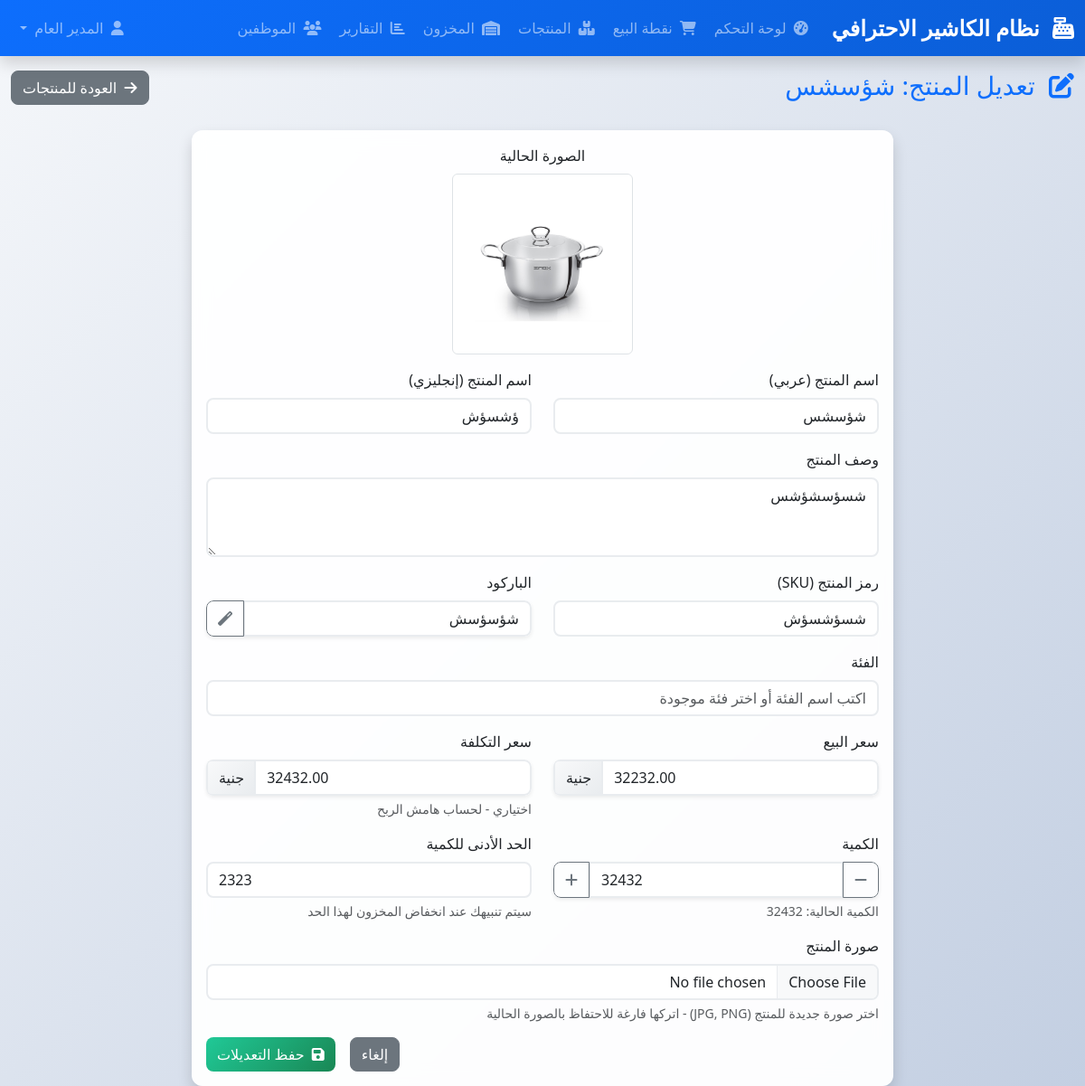
Page /edit_product/1 (signed in) on the committed database.
### models.py (models this page shows, shortened)
class Employee(UserMixin, db.Model):
    id = db.Column(db.Integer, primary_key=True)
    username = db.Column(db.String(64), unique=True, nullable=False)
    email = db.Column(db.String(120), unique=True, nullable=False)
    full_name = db.Column(db.String(100), nullable=False)
    password_hash = db.Column(db.String(256), nullable=False)
    role = db.Column(db.String(20), nullable=False, default='cashier')  # admin, manager, cashier
    is_active = db.Column(db.Boolean, default=True)
    created_at = db.Column(db.DateTime, default=datetime.utcnow)
    sales = db.relationship('Sale', backref='employee', lazy=True)
    def has_permission(self, permission):
        permissions = {
            'admin': ['manage_employees', 'manage_inventory', 'view_reports', 'make_sales', 'manage_products'],
            'manager': ['manage_inventory', 'view_reports', 'make_sales', 'manage_products'],
            'cashier': ['make_sales']
        }
        return permission in permissions.get(self.role, [])

class Product(db.Model):
    id = db.Column(db.Integer, primary_key=True)
    name = db.Column(db.String(200), nullable=False)
    name_ar = db.Column(db.String(200), nullable=False)
    description = db.Column(db.Text)
    barcode = db.Column(db.String(50), unique=True)
    sku = db.Column(db.String(50), unique=True, nullable=False)
    price = db.Column(db.Numeric(10, 2), nullable=False)
    cost_price = db.Column(db.Numeric(10, 2))
    quantity = db.Column(db.Integer, nullable=False, default=0)
    min_quantity = db.Column(db.Integer, default=5)
    image_url = db.Column(db.String(255))
    is_active = db.Column(db.Boolean, default=True)
    created_at = db.Column(db.DateTime, default=datetime.utcnow)
    updated_at = db.Column(db.DateTime, default=datetime.utcnow, onupdate=datetime.utcnow)
    category_id = db.Column(db.Integer, db.ForeignKey('category.id'))
    sale_items = db.relationship('SaleItem', backref='product', lazy=True)
    inventory_movements = db.relationship('InventoryMovement', backref='product', lazy=True)

### routes.py (the view, shortened to what this page needs)
@app.route('/edit_product/<int:product_id>', methods=['GET', 'POST'])
@login_required
def edit_product(product_id):
    if not current_user.has_permission('manage_products'):
        flash('ليس لديك صلاحية لتعديل المنتجات', 'error')
        return redirect(url_for('dashboard'))
    product = Product.query.get_or_404(product_id)
    form = ProductForm(obj=product)
    return render_template('edit_product.html', form=form, product=product)

### app.py (called while the page is built)
@login_manager.user_loader
def load_user(user_id):
    from models import Employee
    return Employee.query.get(int(user_id))

### templates/edit_product.html (shortened to what this page needs)
{% extends "base.html" %}
{% block content %}
<div class="row mb-4">
    <div class="col">
        <h1 class="h3 text-primary">
            <i class="fas fa-edit me-2"></i>
            تعديل المنتج: {{ product.name_ar }}
        </h1>
    </div>
    <div class="col-auto">
        <a href="{{ url_for('products') }}" class="btn btn-secondary">
            <i class="fas fa-arrow-right me-1"></i>
            العودة للمنتجات
        </a>
    </div>
</div>
<div class="row justify-content-center">
    <div class="col-md-8">
        <div class="card">
            <div class="card-body">
                <form method="POST" enctype="multipart/form-data">
                    {% if product.image_url %}
                    <div class="mb-3 text-center">
                        <label class="form-label">الصورة الحالية</label>
                        <br>
                        <img src="{{ product.image_url }}" alt="{{ product.name_ar }}"
                             class="img-thumbnail" style="max-width: 200px; max-height: 200px;">
                    </div>
                    {% endif %}
                    <div class="row">
                        <div class="col-md-6">
                            <div class="mb-3">
                                {{ form.name_ar.label(class="form-label") }}
                                {{ form.name_ar(class="form-control") }}
                            </div>
                        </div>
                        <div class="col-md-6">
                            <div class="mb-3">
                                {{ form.name.label(class="form-label") }}
                                {{ form.name(class="form-control") }}
                            </div>
                        </div>
                    </div>
                    <div class="mb-3">
                        {{ form.description.label(class="form-label") }}
                        {{ form.description(class="form-control", rows="3") }}
                    </div>
                    <div class="row">
                        <div class="col-md-6">
                            <div class="mb-3">
                                {{ form.sku.label(class="form-label") }}
                                {{ form.sku(class="form-control") }}
                            </div>
                        </div>
                        <div class="col-md-6">
                            <div class="mb-3">
                                {{ form.barcode.label(class="form-label") }}
                                <div class="input-group">
                                    {{ form.barcode(class="form-control", id="barcode") }}
                                    <button type="button" class="btn btn-outline-secondary" onclick="generateBarcode()">
                                        <i class="fas fa-magic"></i>
                                    </button>
                                </div>
                            </div>
                        </div>
                    </div>
                    <div class="mb-3">
                        {{ form.category_name.label(class="form-label") }}
                        {{ form.category_name(class="form-control", placeholder="اكتب اسم الفئة أو اختر فئة موجودة") }}
                    </div>
                    <div class="row">
                        <div class="col-md-6">
                            <div class="mb-3">
                                {{ form.price.label(class="form-label") }}
                                <div class="input-group">
                                    {{ form.price(class="form-control") }}
                                    <span class="input-group-text">جنية</span>
                                </div>
                            </div>
                        </div>
                        <div class="col-md-6">
                            <div class="mb-3">
                                {{ form.cost_price.label(class="form-label") }}
                                <div class="input-group">
                                    {{ form.cost_price(class="form-control") }}
                                    <span class="input-group-text">جنية</span>
                                </div>
                                <div class="form-text">اختياري - لحساب هامش الربح</div>
                            </div>
                        </div>
                    </div>
                    <div class="row">
                        <div class="col-md-6">
                            <div class="mb-3">
                                {{ form.quantity.label(class="form-label") }}
                                {{ form.quantity(class="form-control") }}
                                <div class="form-text">الكمية الحالية: {{ product.quantity }}</div>
                            </div>
                        </div>
                        <div class="col-md-6">
                            <div class="mb-3">
                                {{ form.min_quantity.label(class="form-label") }}
                                {{ form.min_quantity(class="form-control") }}
                                <div class="form-text">سيتم تنبيهك عند انخفاض المخزون لهذا الحد</div>
                            </div>
                        </div>
                    </div>
                    <div class="mb-3">
                        {{ form.image.label(class="form-label") }}
                        {{ form.image(class="form-control") }}
                        <div class="form-text">اختر صورة جديدة للمنتج (JPG, PNG) - اتركها فارغة للاحتفاظ بالصورة الحالية</div>
                    </div>
                    <div class="d-grid gap-2 d-md-flex justify-content-md-end">
                        <a href="{{ url_for('products') }}" class="btn btn-secondary me-md-2">إلغاء</a>
                        <button type="submit" class="btn btn-success">
                            <i class="fas fa-save me-1"></i>
                            حفظ التعديلات
                        </button>
                    </div>
                </form>
            </div>
        </div>
    </div>
</div>
{% endblock %}

### templates/base.html (shortened to what this page needs)
<!DOCTYPE html>
<html lang="ar" dir="rtl">
<head>
    <link href="https://cdn.jsdelivr.net/npm/bootstrap@5.3.0/dist/css/bootstrap.rtl.min.css" rel="stylesheet">
    <link href="https://cdnjs.cloudflare.com/ajax/libs/font-awesome/6.4.0/css/all.min.css" rel="stylesheet">
    <link href="{{ url_for('static', filename='css/style.css') }}" rel="stylesheet">
</head>
<body>
    {% if current_user.is_authenticated %}
    <nav class="navbar navbar-expand-lg navbar-dark bg-primary sticky-top">
        <div class="container-fluid">
            <a class="navbar-brand" href="{{ url_for('dashboard') }}">
                <i class="fas fa-cash-register me-2"></i>
                نظام الكاشير الاحترافي
            </a>
            <div class="collapse navbar-collapse" id="navbarNav">
                <ul class="navbar-nav me-auto">
                    <li class="nav-item">
                        <a class="nav-link" href="{{ url_for('dashboard') }}">
                            <i class="fas fa-tachometer-alt me-1"></i>
                            لوحة التحكم
                        </a>
                    </li>
                    {% if current_user.has_permission('make_sales') %}
                    <li class="nav-item">
                        <a class="nav-link" href="{{ url_for('pos') }}">
                            <i class="fas fa-shopping-cart me-1"></i>
                            نقطة البيع
                        </a>
                    </li>
                    {% endif %}
                    {% if current_user.has_permission('manage_products') %}
                    <li class="nav-item">
                        <a class="nav-link" href="{{ url_for('products') }}">
                            <i class="fas fa-boxes me-1"></i>
                            المنتجات
                        </a>
                    </li>
                    {% endif %}
                    {% if current_user.has_permission('manage_inventory') %}
                    <li class="nav-item">
                        <a class="nav-link" href="{{ url_for('inventory') }}">
                            <i class="fas fa-warehouse me-1"></i>
                            المخزون
                        </a>
                    </li>
                    {% endif %}
                    {% if current_user.has_permission('view_reports') %}
                    <li class="nav-item">
                        <a class="nav-link" href="{{ url_for('sales_report') }}">
                            <i class="fas fa-chart-bar me-1"></i>
                            التقارير
                        </a>
                    </li>
                    {% endif %}
                    {% if current_user.has_permission('manage_employees') %}
                    <li class="nav-item">
                        <a class="nav-link" href="{{ url_for('employees') }}">
                            <i class="fas fa-users me-1"></i>
                            الموظفين
                        </a>
                    </li>
                    {% endif %}
                </ul>
                <ul class="navbar-nav">
                    <li class="nav-item dropdown">
                        <a class="nav-link dropdown-toggle" href="#" role="button" data-bs-toggle="dropdown">
                            <i class="fas fa-user me-1"></i>
                            {{ current_user.full_name }}
                        </a>
                    </li>
                </ul>
            </div>
        </div>
    </nav>
    {% endif %}
    <main class="container-fluid">
        {% block content %}{% endblock %}
    </main>
</body>
</html>

### static/css/style.css (style rules this page uses)
:root { --primary-color: #0d6efd; --primary-dark: #0b5ed7; --primary-light: #6ea8fe; --secondary-color: #6c757d; --success-color: #198754; --warning-color: #ffc107; --danger-color: #dc3545; --info-color: #0dcaf0; --light-color: #f8f9fa; --dark-color: #212529; --gradient-primary: linear-gradient(135deg, var(--primary-color) 0%, var(--primary-dark) 100%); --gradient-success: linear-gradient(135deg, #20c997 0%, var(--success-color) 100%); --gradient-warning: linear-gradient(135deg, #fd7e14 0%, var(--warning-color) 100%); --gradient-info: linear-gradient(135deg, #17a2b8 0%, var(--info-color) 100%); --gradient-light: linear-gradient(135deg, #f8f9fa 0%, #e9ecef 100%); --shadow-sm: 0 .125rem .25rem rgba(0, 0, 0, .075); --shadow: 0 .5rem 1rem rgba(0, 0, 0, .15); --shadow-lg: 0 1rem 3rem rgba(0, 0, 0, .175); --border-radius: 0.75rem; --border-radius-sm: 0.5rem; --border-radius-lg: 1rem; }
body { font-family: 'Segoe UI', Tahoma, Geneva, Verdana, sans-serif; background: linear-gradient(135deg, #f5f7fa 0%, #c3cfe2 100%); min-height: 100vh; direction: rtl; text-align: right; }
.card { border: none; border-radius: var(--border-radius); box-shadow: var(--shadow); transition: all 0.3s ease; background: rgba(255, 255, 255, 0.95); backdrop-filter: blur(10px); }
.navbar { box-shadow: var(--shadow); background: var(--gradient-primary) !important; backdrop-filter: blur(10px); }
.navbar-brand { font-weight: 700; font-size: 1.5rem; }
.nav-link { font-weight: 500; transition: all 0.3s ease; border-radius: var(--border-radius-sm); margin: 0 2px; }
.btn { border-radius: var(--border-radius-sm); font-weight: 500; transition: all 0.3s ease; position: relative; overflow: hidden; }
.btn::before { content: ''; position: absolute; top: 0; left: -100%; width: 100%; height: 100%; background: linear-gradient(90deg, transparent, rgba(255, 255, 255, 0.2), transparent); transition: left 0.5s; z-index: 1; }
.btn-success { background: var(--gradient-success); border: none; }
.form-control, .form-select { border-radius: var(--border-radius-sm); border: 2px solid #e9ecef; transition: all 0.3s ease; background: rgba(255, 255, 255, 0.9); }
.input-group { box-shadow: var(--shadow-sm); border-radius: var(--border-radius-sm); overflow: hidden; }
.input-group-text { background: var(--gradient-light); border: 2px solid #e9ecef; border-right: none; font-weight: 500; }

### rows in the picture
Employee: full_name "المدير العام"
Product: name_ar "شؤسشس", image_url (picture), name "ؤشسؤش", description "شسؤسشؤشس", sku "شسؤشسؤش", barcode "شؤسؤسش", price "32232.00", cost_price "32432.00", quantity "32432", min_quantity "2323"
